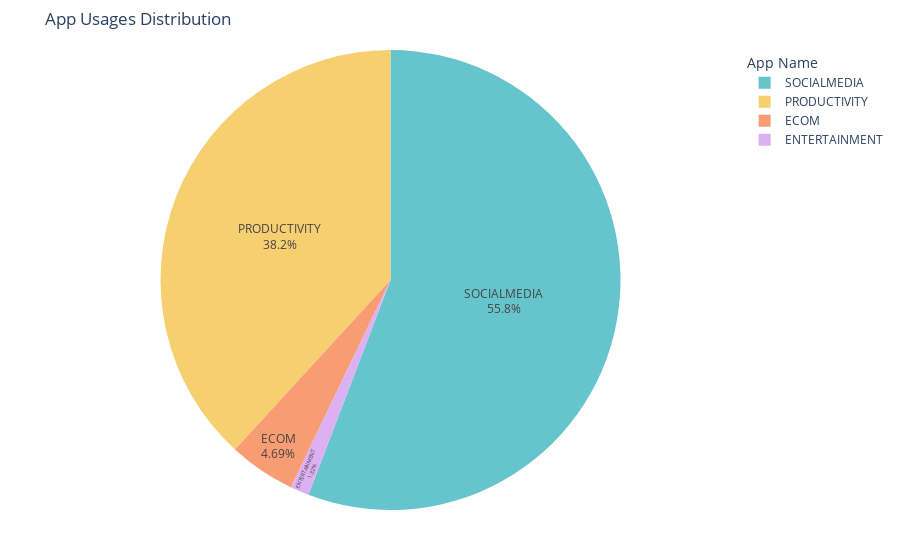

The cell this chart's notebook holds for it:
### Code cell
import plotly.express as px
fig = px.pie(usg, names='appname', values='usage_time', title='App Usages Distribution',
             hover_data={'appname': True, 'ascess_count': True},
             color_discrete_sequence=px.colors.qualitative.Pastel)  # Using a pastel color palette
             
fig.update_traces(textposition='inside', textinfo='percent+label')  # Place labels inside the pie chart slices, show percentages and labels
fig.update_layout(showlegend=True, legend_title_text='App Name', margin=dict(t=50, b=50, l=50, r=50))  # Show legend, set legend title, adjust margins
fig.show()

### Figure 1 — Plotly figure (JSON) as saved in the notebook; plotly's stock layout.template omitted (floating-point values rounded to 4 significant figures)
{"data": [{"customdata": [["ECOM", 236], ["ENTERTAINMENT", 94], ["PRODUCTIVITY", 1895], ["SOCIALMEDIA", 673]], "domain": {"x": [0, 1], "y": [0, 1]}, "hovertemplate": "appname=%{customdata[0]}<br>usage_time=%{value}<br>ascess_count=%{customdata[1]}<extra></extra>", "labels": ["ECOM", "ENTERTAINMENT", "PRODUCTIVITY", "SOCIALMEDIA"], "legendgroup": "", "name": "", "showlegend": true, "textinfo": "percent+label", "textposition": "inside", "type": "pie", "values": [7758, 2191, 63158, 92310.0]}], "layout": {"legend": {"title": {"text": "App Name"}, "tracegroupgap": 0}, "margin": {"b": 50, "l": 50, "r": 50, "t": 50}, "piecolorway": ["rgb(102, 197, 204)", "rgb(246, 207, 113)", "rgb(248, 156, 116)", "rgb(220, 176, 242)", "rgb(135, 197, 95)", "rgb(158, 185, 243)", "rgb(254, 136, 177)", "rgb(201, 219, 116)", "rgb(139, 224, 164)", "rgb(180, 151, 231)", "rgb(179, 179, 179)"], "showlegend": true, "title": {"text": "App Usages Distribution"}}}
